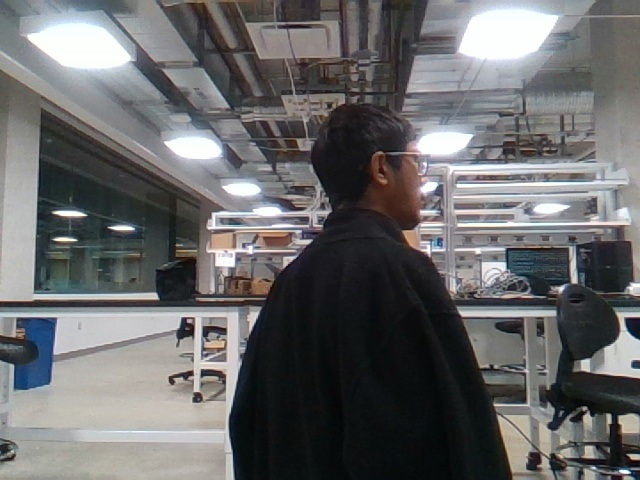
#> input picture 828612060381/sample_images/raw_image.jpg, 640 x 480 px, found by its file name
$ python alpha_blending.py
#> lines starting #> are read from the running program, lines starting #| are printed output that depends on the picture
import cv2
import numpy as np
import matplotlib.pyplot as plt

def alpha_blend(img1, img2, alpha):
    """
    Alpha blending between two images based on the alpha value.
    Args:
        img1: First input image (numpy array).
        img2: Second input image (numpy array).
        alpha: Weight factor for blending. Should be between 0 and 1.
    Returns:
        Blended image.
    """
    # Ensure the images are the same size
    img1 = cv2.resize(img1, (img2.shape[1], img2.shape[0]))

    # Perform alpha blending
    blended = cv2.addWeighted(img1, alpha, img2, 1 - alpha, 0)
    return blended

def display_images(original1, original2, blended):
    """
    Displays the original and blended images side by side.
    Args:
        original1: First original input image (numpy array).
        original2: Second original input image (numpy array).
        blended: Blended image (numpy array).
    """
    # Create a figure to display the images
    fig, axes = plt.subplots(1, 3, figsize=(18, 6))
    ax = axes.ravel()

    ax[0].imshow(cv2.cvtColor(original1, cv2.COLOR_BGR2RGB))
    ax[0].set_title("Original Image 1")

    ax[1].imshow(cv2.cvtColor(original2, cv2.COLOR_BGR2RGB))
    ax[1].set_title("Original Image 2")

    ax[2].imshow(cv2.cvtColor(blended, cv2.COLOR_BGR2RGB))
    ax[2].set_title("Blended Image")

    # Turn off axis labels
    for a in ax:
        a.axis('off')

    plt.tight_layout()
    plt.show()

# Load the images
image1_path = "DATASET/Subject_23/839112061696/reconstruction_images/raw_image.jpg"  # Replace with the path to your first image
image2_path = "DATASET/Subject_23/839112060979/reconstruction_images/raw_image.jpg"  # Replace with the path to your second image

img1 = cv2.imread(image1_path)
#> img1 is the input picture: shape (480, 640, 3); mean B, G, R 104.9, 104.2, 103.9
img2 = cv2.imread(image2_path)

# Set the alpha for blending
alpha = 0.5  # You can change this value (0.0 -> only img2, 1.0 -> only img1)

# Perform image blending
blended_image = alpha_blend(img1, img2, alpha)

# Display the original and blended images
display_images(img1, img2, blended_image)
#> in display_images, `plt.show()`:
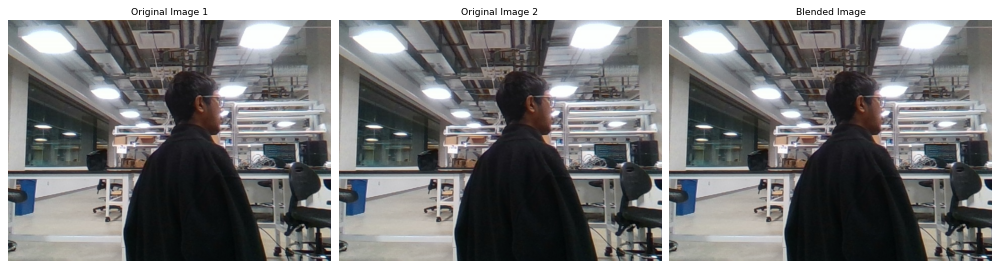
#> figure drawn by matplotlib, 3 panels
